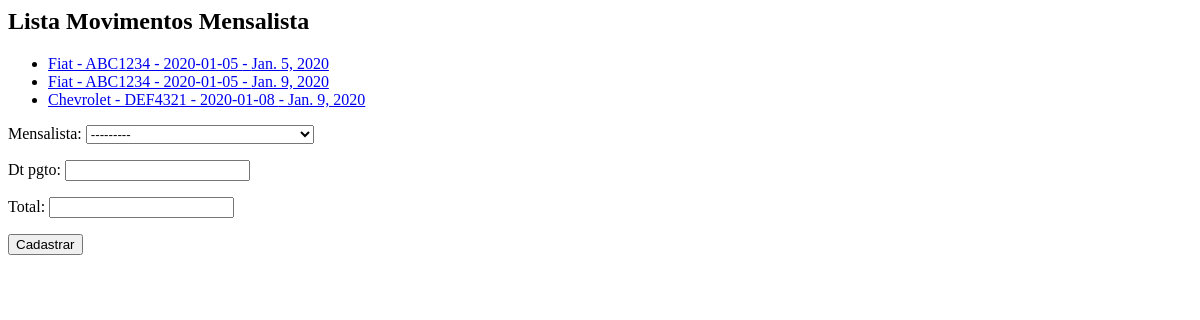
Page /core/mov-mensal/ on the earlier database version.
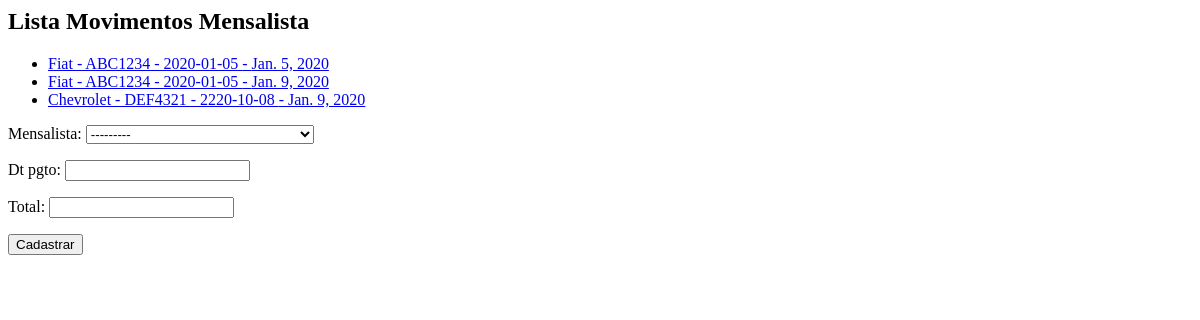
Same page on the later database version.
### core/models.py (models this page shows, shortened)
class MovMensalista(models.Model):
    mensalista   = models.ForeignKey(Mensalista, on_delete=models.PROTECT)
    dt_pgto      = models.DateField()
    total        = models.DecimalField(max_digits=6, decimal_places=2)

class Mensalista(models.Model):
    veiculo      = models.ForeignKey(Veiculo, on_delete=models.PROTECT)
    inicio       = models.DateField()
    valor_mes    = models.DecimalField(max_digits=6, decimal_places=2)
    def __str__(self):
        return str(self.veiculo) + ' - ' + str(self.inicio)

class Veiculo(models.Model):
    marca           = models.ForeignKey(Marca, on_delete=models.PROTECT)
    placa           = models.CharField(max_length=7)
    proprietario    = models.ForeignKey(Pessoa, on_delete=models.PROTECT, blank=True, null=True) #Apenas para não precisar preencher na hora, mas depois verificar qual a necessidade disto >> blank=True,null=True,
    cor             = models.CharField(max_length=15)
    observacoes     = models.TextField()
    def __str__(self):
        return self.marca.nome + ' - ' + self.placa

class Marca(models.Model):
    nome            = models.CharField(max_length=50)

### core/views.py (the view)
# urls.py: path('mov-mensal/', lista_movmensalista, name='core_lista_movmensalista'),
def lista_movmensalista(request):
    mov_mensalistas = MovMensalista.objects.all()
    form = MovMensalistaForm()
    data = {'mov_mensalistas': mov_mensalistas, 'form': form}
    return render(
        request, 'core/lista_movmensalistas.html', data )

### core/forms.py
class MovMensalistaForm(ModelForm):
    class Meta:
        model = MovMensalista
        fields = '__all__'

### core/templates/core/lista_movmensalistas.html (shortened to what this page needs)
<h2>Lista Movimentos Mensalista</h2>
<ul>
    {% for mov in mov_mensalistas %}
    <li>
        <a href="{% url 'core_movmensalista_update' mov.id %}">
            {{ mov.mensalista }} - {{ mov.dt_pgto }}
        </a>
    </li>
    {% endfor %}
</ul>
<form action="{% url 'core_movmensalista_novo' %}" method="POST">
    {{ form.as_p }}
    <button type="submit">Cadastrar</button>
</form>

Differences in the rows shown:
changed through a linked row, MovMensalista: mensalista "Chevrolet - DEF4321 - 2020-01-08" → "Chevrolet - DEF4321 - 2220-10-08"
